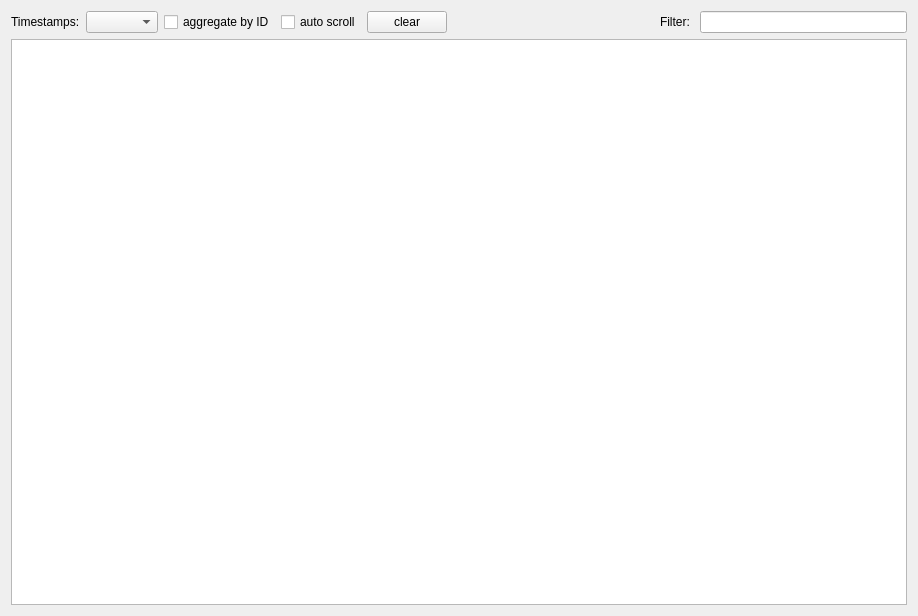
<?xml version="1.0" encoding="UTF-8"?>
<ui version="4.0">
 <class>TraceWindow</class>
 <widget class="QWidget" name="TraceWindow">
  <property name="geometry">
   <rect>
    <x>0</x>
    <y>0</y>
    <width>918</width>
    <height>616</height>
   </rect>
  </property>
  <property name="windowTitle">
   <string>Trace View</string>
  </property>
  <layout class="QVBoxLayout" name="verticalLayout">
   <item>
    <widget class="QWidget" name="widget" native="true">
     <layout class="QHBoxLayout" name="horizontalLayout">
      <property name="leftMargin">
       <number>0</number>
      </property>
      <property name="topMargin">
       <number>0</number>
      </property>
      <property name="rightMargin">
       <number>0</number>
      </property>
      <property name="bottomMargin">
       <number>0</number>
      </property>
      <item>
       <widget class="QLabel" name="label">
        <property name="text">
         <string>Timestamps:</string>
        </property>
       </widget>
      </item>
      <item>
       <widget class="QComboBox" name="cbTimestampMode"/>
      </item>
      <item>
       <widget class="QCheckBox" name="cbAggregated">
        <property name="text">
         <string>aggregate by ID</string>
        </property>
        <property name="checked">
         <bool>false</bool>
        </property>
       </widget>
      </item>
      <item>
       <widget class="QCheckBox" name="cbAutoScroll">
        <property name="text">
         <string>auto scroll</string>
        </property>
       </widget>
      </item>
      <item>
       <widget class="QPushButton" name="pushButton_Clear">
        <property name="text">
         <string>clear</string>
        </property>
        <property name="checkable">
         <bool>false</bool>
        </property>
        <property name="checked">
         <bool>false</bool>
        </property>
       </widget>
      </item>
      <item>
       <spacer name="horizontalSpacer">
        <property name="orientation">
         <enum>Qt::Horizontal</enum>
        </property>
        <property name="sizeHint" stdset="0">
         <size>
          <width>40</width>
          <height>20</height>
         </size>
        </property>
       </spacer>
      </item>
      <item>
       <widget class="QLabel" name="label_2">
        <property name="text">
         <string>Filter: </string>
        </property>
       </widget>
      </item>
      <item>
       <widget class="QLineEdit" name="filterLineEdit"/>
      </item>
     </layout>
    </widget>
   </item>
   <item>
    <widget class="QTreeView" name="tree">
     <property name="verticalScrollMode">
      <enum>QAbstractItemView::ScrollPerPixel</enum>
     </property>
    </widget>
   </item>
  </layout>
 </widget>
 <resources/>
 <connections/>
</ui>
